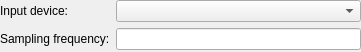
<?xml version="1.0" encoding="UTF-8"?>
<ui version="4.0">
 <class>MicrophoneDataSourceConfigWidget</class>
 <widget class="QWidget" name="MicrophoneDataSourceConfigWidget">
  <property name="geometry">
   <rect>
    <x>0</x>
    <y>0</y>
    <width>361</width>
    <height>52</height>
   </rect>
  </property>
  <property name="windowTitle">
   <string>Form</string>
  </property>
  <widget class="QWidget" name="">
   <property name="geometry">
    <rect>
     <x>0</x>
     <y>0</y>
     <width>361</width>
     <height>50</height>
    </rect>
   </property>
   <layout class="QFormLayout" name="formLayout">
    <item row="0" column="0">
     <widget class="QLabel" name="label_3">
      <property name="text">
       <string>Input device:</string>
      </property>
     </widget>
    </item>
    <item row="0" column="1">
     <widget class="QComboBox" name="audioDeviceComboBox"/>
    </item>
    <item row="1" column="0">
     <widget class="QLabel" name="label">
      <property name="text">
       <string>Sampling frequency:</string>
      </property>
     </widget>
    </item>
    <item row="1" column="1">
     <widget class="QLineEdit" name="sampleRateTextField">
      <property name="text">
       <string/>
      </property>
     </widget>
    </item>
   </layout>
  </widget>
 </widget>
 <resources/>
 <connections/>
</ui>
